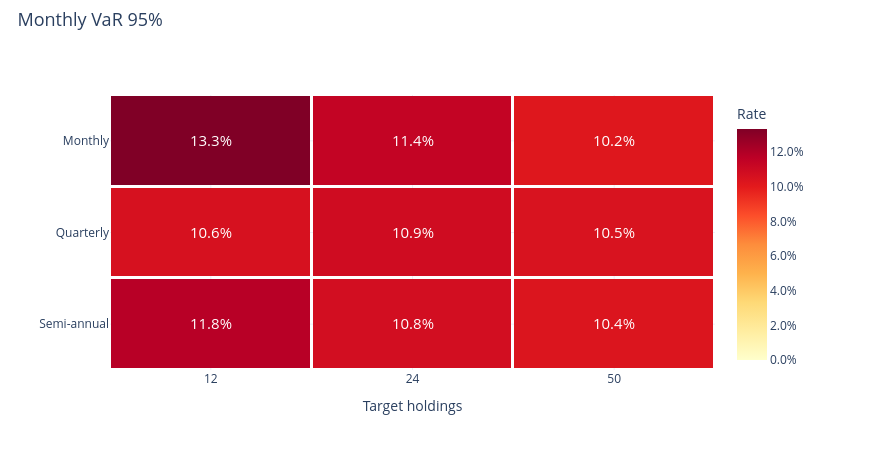

This figure's notebook cell:
### Markdown cell above
### Monthly 95% VaR

### Code cell
research.heatmap('monthly_var_95')

### Figure 1 — Plotly figure (JSON) as saved in the notebook; plotly's stock layout.template omitted (floating-point values rounded to 4 significant figures)
{"data": [{"colorbar": {"tickformat": ".1%", "title": {"text": "Rate"}}, "colorscale": [[0.0, "rgb(255,255,204)"], [0.125, "rgb(255,237,160)"], [0.25, "rgb(254,217,118)"], [0.375, "rgb(254,178,76)"], [0.5, "rgb(253,141,60)"], [0.625, "rgb(252,78,42)"], [0.75, "rgb(227,26,28)"], [0.875, "rgb(189,0,38)"], [1.0, "rgb(128,0,38)"]], "text": [["13.3%", "11.4%", "10.2%"], ["10.6%", "10.9%", "10.5%"], ["11.8%", "10.8%", "10.4%"]], "textfont": {"size": 15}, "texttemplate": "%{text}", "type": "heatmap", "x": ["12", "24", "50"], "xgap": 3, "y": ["Monthly", "Quarterly", "Semi-annual"], "ygap": 3, "z": [[0.1334, 0.1142, 0.1021], [0.1056, 0.1091, 0.1048], [0.1182, 0.1076, 0.1036]], "zmax": 0.1334, "zmin": 0.0}], "layout": {"height": 450, "hovermode": "closest", "legend": {"font": {"size": 12}, "itemclick": "toggle", "itemdoubleclick": "toggleothers", "x": 1.025, "y": 1}, "margin": {"b": 80, "l": 110, "r": 155, "t": 95}, "title": {"font": {"size": 18}, "text": "Monthly VaR 95%", "x": 0.02, "y": 0.97}, "width": 870, "xaxis": {"title": {"text": "Target holdings"}}, "yaxis": {"autorange": "reversed"}}}
